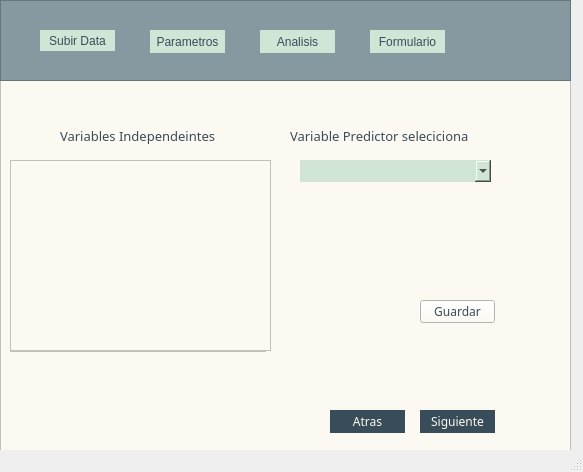
<?xml version="1.0" encoding="UTF-8"?>
<ui version="4.0">
 <class>MainWindow</class>
 <widget class="QMainWindow" name="MainWindow">
  <property name="geometry">
   <rect>
    <x>0</x>
    <y>0</y>
    <width>583</width>
    <height>472</height>
   </rect>
  </property>
  <property name="font">
   <font>
    <family>Gotham</family>
    <weight>50</weight>
    <bold>false</bold>
   </font>
  </property>
  <property name="windowTitle">
   <string>MainWindow</string>
  </property>
  <widget class="QWidget" name="centralwidget">
   <widget class="QFrame" name="frame_2">
    <property name="geometry">
     <rect>
      <x>0</x>
      <y>0</y>
      <width>571</width>
      <height>81</height>
     </rect>
    </property>
    <property name="styleSheet">
     <string notr="true">background-color: rgb(134, 153, 160);
</string>
    </property>
    <property name="frameShape">
     <enum>QFrame::StyledPanel</enum>
    </property>
    <property name="frameShadow">
     <enum>QFrame::Raised</enum>
    </property>
    <widget class="QPushButton" name="menu11">
     <property name="geometry">
      <rect>
       <x>40</x>
       <y>30</y>
       <width>75</width>
       <height>21</height>
      </rect>
     </property>
     <property name="maximumSize">
      <size>
       <width>75</width>
       <height>16777215</height>
      </size>
     </property>
     <property name="styleSheet">
      <string notr="true">QWidget {
	background-color: rgb(208, 229, 214);
}

QPushButton {
	font: 57 7pt &quot;Montserrat SemiBold&quot;;
	color: rgb(56, 77, 89);
	border:none;
}</string>
     </property>
     <property name="text">
      <string>Subir Data</string>
     </property>
    </widget>
    <widget class="QPushButton" name="menu22">
     <property name="geometry">
      <rect>
       <x>150</x>
       <y>30</y>
       <width>75</width>
       <height>23</height>
      </rect>
     </property>
     <property name="styleSheet">
      <string notr="true">QWidget {
	background-color: rgb(208, 229, 214);
}

QPushButton {
	font: 57 7pt &quot;Montserrat SemiBold&quot;;
	color: rgb(56, 77, 89);
	border:none;
}</string>
     </property>
     <property name="text">
      <string>Parametros</string>
     </property>
    </widget>
    <widget class="QPushButton" name="menu33">
     <property name="geometry">
      <rect>
       <x>260</x>
       <y>30</y>
       <width>75</width>
       <height>23</height>
      </rect>
     </property>
     <property name="styleSheet">
      <string notr="true">QWidget {
	background-color: rgb(208, 229, 214);
}

QPushButton {
	font: 57 7pt &quot;Montserrat SemiBold&quot;;
	color: rgb(56, 77, 89);
	border:none;
}</string>
     </property>
     <property name="text">
      <string>Analisis</string>
     </property>
    </widget>
    <widget class="QPushButton" name="menu44">
     <property name="geometry">
      <rect>
       <x>370</x>
       <y>30</y>
       <width>75</width>
       <height>23</height>
      </rect>
     </property>
     <property name="styleSheet">
      <string notr="true">QWidget {
	background-color: rgb(208, 229, 214);
}

QPushButton {
	font: 57 7pt &quot;Montserrat SemiBold&quot;;
	color: rgb(56, 77, 89);
	border:none;
}</string>
     </property>
     <property name="text">
      <string>Formulario</string>
     </property>
    </widget>
   </widget>
   <widget class="QFrame" name="frame2">
    <property name="geometry">
     <rect>
      <x>0</x>
      <y>80</y>
      <width>571</width>
      <height>371</height>
     </rect>
    </property>
    <property name="styleSheet">
     <string notr="true">background-color: rgb(252, 249, 242);</string>
    </property>
    <property name="frameShape">
     <enum>QFrame::StyledPanel</enum>
    </property>
    <property name="frameShadow">
     <enum>QFrame::Raised</enum>
    </property>
    <widget class="QLabel" name="label_9">
     <property name="geometry">
      <rect>
       <x>60</x>
       <y>40</y>
       <width>181</width>
       <height>31</height>
      </rect>
     </property>
     <property name="font">
      <font>
       <family>Montserrat SemiBold</family>
       <pointsize>10</pointsize>
      </font>
     </property>
     <property name="styleSheet">
      <string notr="true">background-color: rgb(252, 249, 242);
color: rgb(56, 77, 89);</string>
     </property>
     <property name="text">
      <string>Variables Independeintes</string>
     </property>
    </widget>
    <widget class="QLabel" name="label_4">
     <property name="geometry">
      <rect>
       <x>290</x>
       <y>40</y>
       <width>201</width>
       <height>31</height>
      </rect>
     </property>
     <property name="font">
      <font>
       <family>Montserrat SemiBold</family>
       <pointsize>10</pointsize>
      </font>
     </property>
     <property name="styleSheet">
      <string notr="true">background-color: rgb(252, 249, 242);
color: rgb(56, 77, 89);</string>
     </property>
     <property name="text">
      <string>Variable Predictor seleciciona</string>
     </property>
    </widget>
    <widget class="QPushButton" name="menuatras2">
     <property name="geometry">
      <rect>
       <x>330</x>
       <y>330</y>
       <width>75</width>
       <height>23</height>
      </rect>
     </property>
     <property name="font">
      <font>
       <family>Montserrat Medium</family>
      </font>
     </property>
     <property name="styleSheet">
      <string notr="true">background-color: rgb(56, 77, 89);
color: rgb(252, 249, 242);
border: none;
</string>
     </property>
     <property name="text">
      <string>Atras</string>
     </property>
    </widget>
    <widget class="QPushButton" name="menusiguente2">
     <property name="geometry">
      <rect>
       <x>420</x>
       <y>330</y>
       <width>75</width>
       <height>23</height>
      </rect>
     </property>
     <property name="font">
      <font>
       <family>Montserrat Medium</family>
      </font>
     </property>
     <property name="styleSheet">
      <string notr="true">background-color: rgb(56, 77, 89);
color: rgb(252, 249, 242);
border: none;</string>
     </property>
     <property name="text">
      <string>Siguiente</string>
     </property>
    </widget>
    <widget class="QComboBox" name="selectpredictor">
     <property name="geometry">
      <rect>
       <x>300</x>
       <y>80</y>
       <width>191</width>
       <height>22</height>
      </rect>
     </property>
     <property name="styleSheet">
      <string notr="true">background-color: rgb(208, 229, 214);
border:none;
</string>
     </property>
    </widget>
    <widget class="QPushButton" name="guardarparametros">
     <property name="geometry">
      <rect>
       <x>420</x>
       <y>220</y>
       <width>75</width>
       <height>23</height>
      </rect>
     </property>
     <property name="font">
      <font>
       <family>Montserrat Medium</family>
      </font>
     </property>
     <property name="styleSheet">
      <string notr="true">background-color: rgb(252, 249, 242);
color: rgb(56, 77, 89);
</string>
     </property>
     <property name="text">
      <string>Guardar</string>
     </property>
    </widget>
    <widget class="QListWidget" name="listWidget">
     <property name="geometry">
      <rect>
       <x>10</x>
       <y>80</y>
       <width>256</width>
       <height>192</height>
      </rect>
     </property>
    </widget>
    <widget class="QScrollArea" name="scrollArea">
     <property name="geometry">
      <rect>
       <x>10</x>
       <y>80</y>
       <width>261</width>
       <height>191</height>
      </rect>
     </property>
     <property name="widgetResizable">
      <bool>true</bool>
     </property>
     <widget class="QWidget" name="scrollAreaWidgetContents">
      <property name="geometry">
       <rect>
        <x>0</x>
        <y>0</y>
        <width>259</width>
        <height>189</height>
       </rect>
      </property>
     </widget>
    </widget>
   </widget>
   <zorder>frame2</zorder>
   <zorder>frame_2</zorder>
  </widget>
  <widget class="QStatusBar" name="statusbar"/>
 </widget>
 <resources/>
 <connections/>
</ui>
